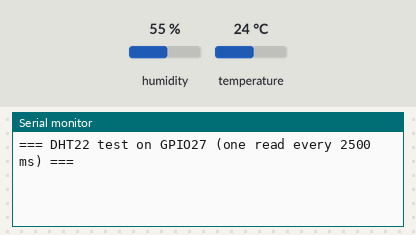
A sketch run on a simulated ESP32. Shown: the last lines printed to the serial monitor. The inputs (shaded band) are chosen by the test bench; at power-on: humidity 55 %, temperature 24 °C.

Above: at 1.4 s.
1.5 s: humidity set to 22 %
At 3.3 s:
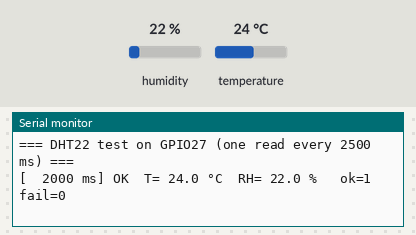
6.0 s: temperature set to 12 °C
At 13.0 s:
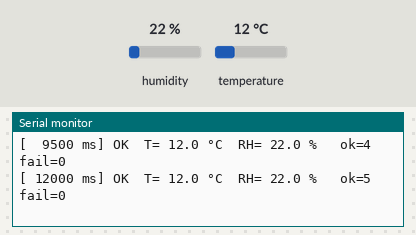
13.3 s: humidity set to 40 %
At 15.2 s:
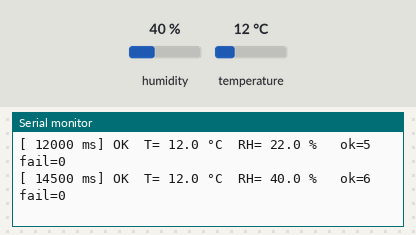

The sketch:

test_dht.ino
```cpp
// Bring-up test: DHT22 only. Arduino IDE: open this file, Upload, Serial Monitor 115200.
// Prints temperature + humidity every 2.5 s, or why the read failed.
// Wiring: DHT22 "+" → 3.3 V, "out" → GPIO27, "−" → GND (bare sensor: 10 kΩ pull-up out→3.3 V).

#include <Arduino.h>
#include <DHT.h>

// Same values as SmartGreenhouse/config.h (a sketch can't include another sketch's files).
namespace cfg {
constexpr uint8_t PIN_DHT = 27;
constexpr uint32_t DHT_INTERVAL_MS = 2500;
}  // namespace cfg

DHT dht(cfg::PIN_DHT, DHT22);
uint32_t nextRead = 2000;  // the sensor needs ~2 s after power-up
uint32_t ok = 0, failed = 0;

void setup() {
  Serial.begin(115200);
  delay(200);
  Serial.printf("\n=== DHT22 test on GPIO%u (one read every %lu ms) ===\n", cfg::PIN_DHT,
                (unsigned long)cfg::DHT_INTERVAL_MS);
  dht.begin();
}

void loop() {
  uint32_t now = millis();
  if (static_cast<int32_t>(now - nextRead) < 0) return;
  nextRead = now + cfg::DHT_INTERVAL_MS;
  float t = dht.readTemperature(false, true);
  float h = dht.readHumidity();
  if (isnan(t) || isnan(h)) {
    failed++;
    Serial.printf("[%6lu ms] FAIL (NaN)   ok=%lu fail=%lu → check: data on GPIO%u, + on 3.3 V, − on GND, "
                  "connectors pushed fully on\n",
                  (unsigned long)now, (unsigned long)ok, (unsigned long)failed, cfg::PIN_DHT);
  } else {
    ok++;
    Serial.printf("[%6lu ms] OK  T=%5.1f °C  RH=%5.1f %%   ok=%lu fail=%lu\n", (unsigned long)now, t, h,
                  (unsigned long)ok, (unsigned long)failed);
  }
}
```

Measured:
- after the input at 1.5 s, the serial monitor: prints a new line after 0.51 s (image 1)
- after the input at 6.0 s, the serial monitor: prints a new line after 1.0 s (image 2)
- after the input at 13.3 s, the serial monitor: prints a new line after 1.2 s (image 3)
